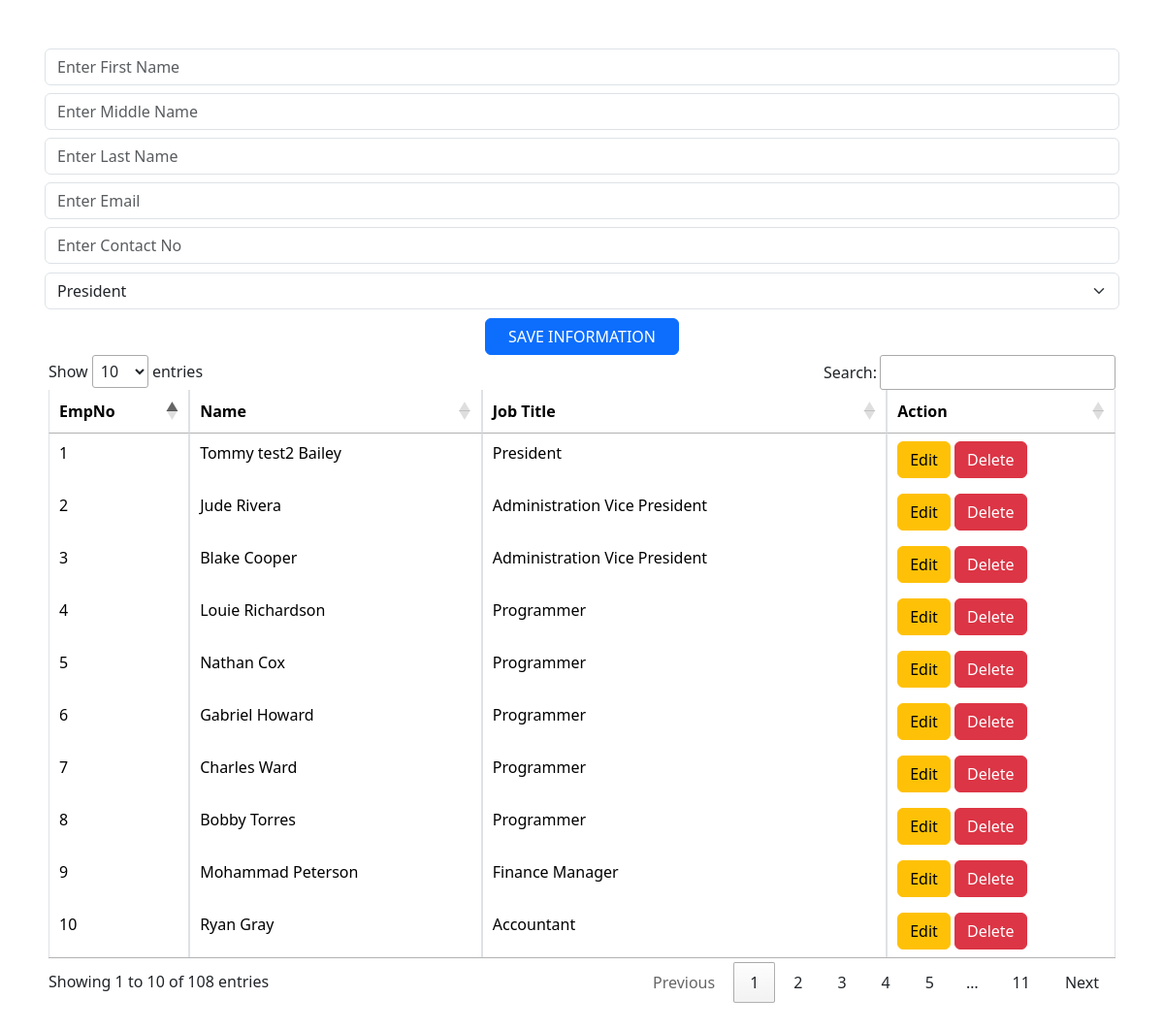
The app's page /EmployeeList.php (signed in) with its own data.
### tables this page shows
CREATE TABLE `employees` (
  `EmployeeID` int(3) NOT NULL,
  `EmployeeFN` varchar(9) DEFAULT NULL,
  `EmployeeMN` varchar(10) DEFAULT NULL,
  `EmployeeLN` varchar(10) DEFAULT NULL,
  `EmployeeEmail` varchar(29) DEFAULT NULL,
  `EmployeePhone` varchar(18) DEFAULT NULL,
  `HireDate` varchar(9) DEFAULT NULL,
  `ManagerID` int(3) DEFAULT NULL,
  `JobTitle` varchar(31) DEFAULT NULL
);

### EmployeeList.php (the view, shortened to what this page needs)
<?php
include('config.php');
$disp='';  $id=''; $actType=''; $errorMessage = '';
if(isset($_COOKIE['token'])){
	$id=$_COOKIE['token'];
  }else{
	  header("location:logout.php");
  }
$sql ="SELECT EmployeeID, EmployeeFN, EmployeeMN, EmployeeLN,JobTitle FROM employees";
if($rs=$conn->query($sql)){
	if($rs->num_rows>0){
		while($row=$rs->fetch_assoc()){
			$disp.='<tr>';
				$disp.='<td>'.$row['EmployeeID'].'</td>';
				$disp.='<td>'.$row['EmployeeFN'].' '.$row['EmployeeMN'].' '.$row['EmployeeLN'].'</td>';
				$disp.='<td>'.$row['JobTitle'].'</td>';
					$disp.='<td>
					<a class="btn btn-warning" href="EmployeeList.php?token='.$row['EmployeeID'].'&action=edit"> Edit</a>
					<a class="btn btn-danger" href="del.php?token='.$row['EmployeeID'].'"> Delete</a>
					</td>';
			$disp.='</tr>';
		}
	}
	else{
	  $disp="No record(s) Found!";
	}
}
else{
	echo $conn->error;
}
$Fname=''; $Mname=''; $Lname='';$Email=''; $Phone='';
if(isset($_GET['token']) && $_GET['action'] === 'edit'){
	$id=$_GET['token'];
	$actType=$_GET['action'];
	$sql="SELECT * FROM employees WHERE EmployeeID=$id";
	if($rs=$conn->query($sql)){
		if($rs->num_rows>0){
			$row=$rs->fetch_assoc();
			$Fname=$row['EmployeeFN'];
			$Mname=$row['EmployeeMN'];
			$Lname=$row['EmployeeLN'];
			$Email=$row['EmployeeEmail'];
			$Phone=$row['EmployeePhone'];
		}
	}else{
		echo $conn->error;
	}
	$btn='<input class="btn btn-warning" style="width: 200px;" type="submit" name="btnUpdate" value="UPDATE INFORMATION">';
	$updateInputs='<input type="text" style="width: 200px;" name="EId" value="{$Id}">
	<input type="text" name="actionType" value="<?php echo $actType?>">';
}
else{
	$btn='<input class="btn btn-primary" style="width: 200px;" type="submit" name="btnSubmit" value="SAVE INFORMATION">';
}
?>
<!DOCTYPE html>
<html lang="en" dir="ltr">
  <head>
	  <link href="https://cdn.jsdelivr.net/npm/bootstrap@5.3.2/dist/css/bootstrap.min.css" rel="stylesheet">
	<link rel="stylesheet" href="https://cdn.datatables.net/1.13.6/css/jquery.dataTables.css" />
  </head>
  <body>
	<center>
		<form  class="row g-2" action="save_employee.php" method="post">
					<input type="text" name="EId" class="form-control" value="<?php echo $id?>" hidden>
					<input type="text" name="Fname" class="form-control" placeholder="Enter First Name" value="<?php echo $Fname?>" required>
					<input type="text" name="Mname" class="form-control" placeholder="Enter Middle Name" value="<?php echo $Mname?>" required>
					<input type="text" name="Lname" class="form-control"placeholder="Enter Last Name" value="<?php echo $Lname?>" required>
					<input type="email" name="Email" class="form-control" placeholder="Enter Email" value="<?php echo $Email?>" required>
					<input type="text" name="Phone" class="form-control" placeholder="Enter Contact No" value="<?php echo $Phone?>">
					<select class="form-select" name="JobTitle">
<?php
	$sql="SELECT DISTINCT(JobTitle) FROM employees";
		if($rs=$conn->query($sql)){
				while($row=$rs->fetch_assoc()){
				echo '<option value="'.$row['JobTitle'].'">'.$row['JobTitle'].'</option>';
			}
		}else{
			echo $conn->error;
		}
 ?>
					</select>
					<?php
						echo $btn;
					?>
		</form>
		<table class="table table-bordered table-hover" id="myTable">
			<thead>
				<tr>
					<th>EmpNo</th>
					<th>Name</th>
					<th>Job Title</th>
					<th>Action</th>
				</tr>
			</thead>
			<tbody>
			<?php
				echo $disp;
			?>
			</tbody>
		</table>
	</center>
  </body>
</html>

### EmployeeList.php (style rules this page uses)
body { margin: 50px; }
form { display: flex; justify-content: center; align-items: center; }

### records on screen
employees: EmployeeID "1", EmployeeFN "Tommy", EmployeeMN "test2", EmployeeLN "Bailey", JobTitle "President"
employees: EmployeeID "2", EmployeeFN "Jude", EmployeeLN "Rivera", JobTitle "Administration Vice President"
employees: EmployeeID "3", EmployeeFN "Blake", EmployeeLN "Cooper", JobTitle "Administration Vice President"
employees: EmployeeID "4", EmployeeFN "Louie", EmployeeLN "Richardson", JobTitle "Programmer"
employees: EmployeeID "5", EmployeeFN "Nathan", EmployeeLN "Cox", JobTitle "Programmer"
employees: EmployeeID "6", EmployeeFN "Gabriel", EmployeeLN "Howard", JobTitle "Programmer"
employees: EmployeeID "7", EmployeeFN "Charles", EmployeeLN "Ward", JobTitle "Programmer"
employees: EmployeeID "8", EmployeeFN "Bobby", EmployeeLN "Torres", JobTitle "Programmer"
employees: EmployeeID "9", EmployeeFN "Mohammad", EmployeeLN "Peterson", JobTitle "Finance Manager"
employees: EmployeeID "10", EmployeeFN "Ryan", EmployeeLN "Gray", JobTitle "Accountant"

### other values on screen
form field JobTitle "President"
